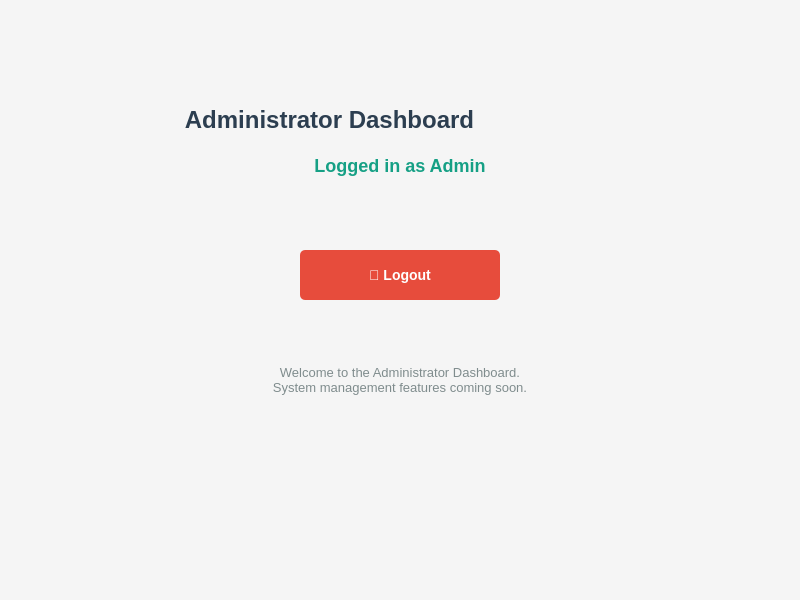
<?xml version="1.0" encoding="UTF-8"?>
<ui version="4.0">
 <class>AdminLogin</class>
 <widget class="QWidget" name="AdminLogin">
  <property name="geometry">
   <rect>
    <x>0</x>
    <y>0</y>
    <width>800</width>
    <height>600</height>
   </rect>
  </property>
  <property name="windowTitle">
   <string>Form</string>
  </property>
  <property name="styleSheet">
   <string notr="true">QWidget {
    background-color: #f5f5f5;
}

QLabel#titleLabel {
    font-size: 24px;
    font-weight: bold;
    color: #2c3e50;
}

QLabel#label {
    font-size: 18px;
    font-weight: bold;
    color: #16a085;
}

QPushButton {
    background-color: #e74c3c;
    color: white;
    border: none;
    border-radius: 5px;
    padding: 12px;
    font-size: 14px;
    font-weight: bold;
}

QPushButton:hover {
    background-color: #c0392b;
}

QPushButton:pressed {
    background-color: #a93226;
}</string>
  </property>
  <widget class="QLabel" name="titleLabel">
   <property name="geometry">
    <rect>
     <x>29</x>
     <y>100</y>
     <width>601</width>
     <height>40</height>
    </rect>
   </property>
   <property name="text">
    <string>Administrator Dashboard</string>
   </property>
   <property name="alignment">
    <set>Qt::AlignCenter</set>
   </property>
  </widget>
  <widget class="QLabel" name="label">
   <property name="geometry">
    <rect>
     <x>250</x>
     <y>150</y>
     <width>300</width>
     <height>30</height>
    </rect>
   </property>
   <property name="text">
    <string>Logged in as Admin</string>
   </property>
   <property name="alignment">
    <set>Qt::AlignCenter</set>
   </property>
  </widget>
  <widget class="QPushButton" name="logoutButton">
   <property name="geometry">
    <rect>
     <x>300</x>
     <y>250</y>
     <width>200</width>
     <height>50</height>
    </rect>
   </property>
   <property name="text">
    <string>🚪 Logout</string>
   </property>
  </widget>
  <widget class="QLabel" name="infoLabel">
   <property name="geometry">
    <rect>
     <x>200</x>
     <y>350</y>
     <width>400</width>
     <height>60</height>
    </rect>
   </property>
   <property name="styleSheet">
    <string notr="true">color: #7f8c8d; font-size: 13px;</string>
   </property>
   <property name="text">
    <string>Welcome to the Administrator Dashboard.
System management features coming soon.</string>
   </property>
   <property name="alignment">
    <set>Qt::AlignCenter</set>
   </property>
  </widget>
 </widget>
 <resources/>
 <connections/>
</ui>
